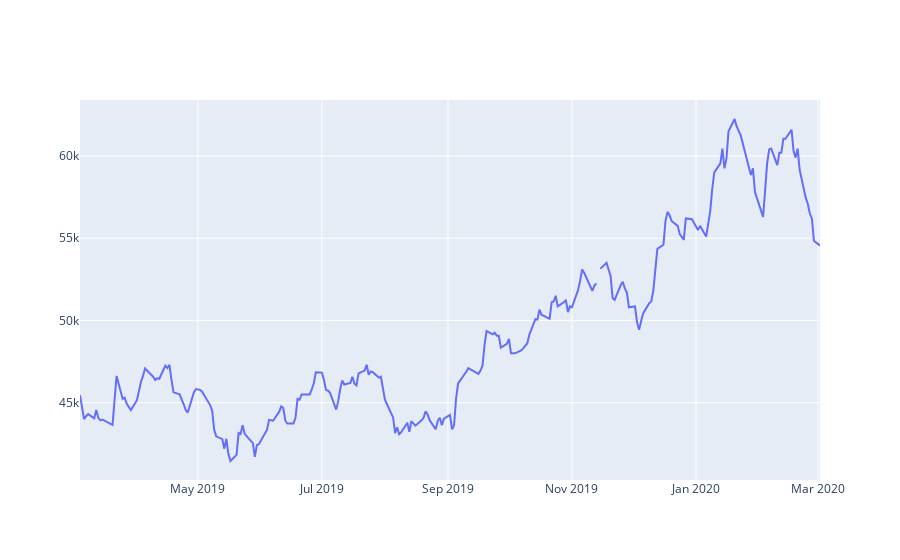

Notebook cell for this chart:
### Code cell
##Plot
fig = go.Figure()

fig.add_trace(
    go.Scatter(
        x=df_samsung.Date, #x축에 날짜
        y = df_samsung.mid_prices, #y축에 누적 확진자 수
        name = 'Samsung '
    )
)
fig

### Figure 1 — Plotly figure (JSON) as saved in the notebook; plotly's stock layout.template omitted (floating-point values rounded to 4 significant figures; data arrays with more than 128 entries replaced by an {"elided": "..."} marker saying what was removed)
{"data": [{"y": {"elided": "248 int values"}, "x": {"elided": "248 str values"}, "type": "scatter", "name": "Samsung "}], "layout": {}}
